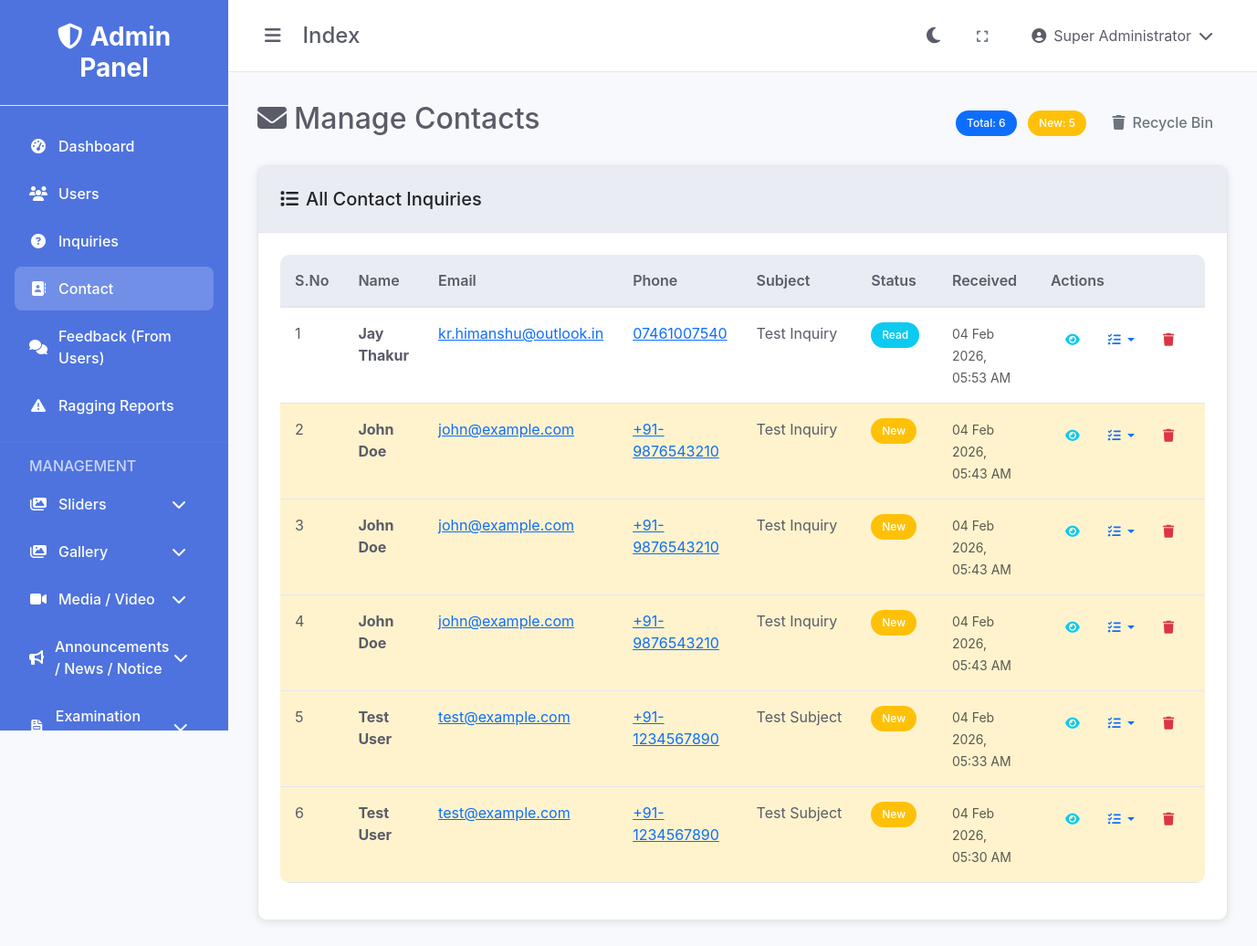
/contact/index.php (signed in), run on the app's committed database.
### tables this page shows
CREATE TABLE IF NOT EXISTS `contacts` (
  `id` int(11) NOT NULL AUTO_INCREMENT,
  `name` varchar(100) NOT NULL,
  `email` varchar(100) NOT NULL,
  `phone` varchar(20) DEFAULT NULL,
  `subject` varchar(255) NOT NULL,
  `message` text NOT NULL,
  `status` enum('new','read','replied','closed') DEFAULT 'new',
  `created_at` timestamp NOT NULL DEFAULT CURRENT_TIMESTAMP,
  `updated_at` timestamp NOT NULL DEFAULT CURRENT_TIMESTAMP ON UPDATE CURRENT_TIMESTAMP,
  PRIMARY KEY (`id`),
  KEY `idx_contacts_status` (`status`)
);

### includes/functions.php (called while the page is built, shortened)
<?php
function getBaseUrl() {
    $protocol = isset($_SERVER['HTTPS']) && $_SERVER['HTTPS'] === 'on' ? 'https' : 'http';
    $host = $_SERVER['HTTP_HOST'];
    $scriptPath = $_SERVER['SCRIPT_NAME'];
    $adminPanelPos = strpos($scriptPath, '/control-dashboard');
    if ($adminPanelPos !== false) {
        $basePath = substr($scriptPath, 0, $adminPanelPos + strlen('/control-dashboard'));
        $path = substr($basePath, 0, $adminPanelPos);
    } else {
        $path = '';
    }
    return $protocol . '://' . $host . $path;
}
function getAssetUrl($path = '') {
    $baseUrl = getBaseUrl();
    $adminPath = '/control-dashboard';
    $path = ltrim($path, '/');
    return $baseUrl . $adminPath . '/assets/' . $path;
}
function formatDate($date) {
    return date('d M Y, h:i A', strtotime($date));
}
?>

### contact/index.php (the view, shortened to what this page needs)
<?php
require_once '../config/database.php';
require_once '../includes/functions.php';
$page = isset($_GET['page']) ? (int)$_GET['page'] : 1;
$limit = 20;
$offset = ($page - 1) * $limit;
$sql = "SELECT * FROM contacts ORDER BY created_at DESC LIMIT ? OFFSET ?";
$stmt = $conn->prepare($sql);
$stmt->bind_param("ii", $limit, $offset);
$stmt->execute();
$result = $stmt->get_result();
$contacts = $result->fetch_all(MYSQLI_ASSOC);
$count_sql = "SELECT COUNT(*) as total FROM contacts";
$count_result = $conn->query($count_sql);
$total_contacts = $count_result->fetch_assoc()['total'];
$status_sql = "SELECT status, COUNT(*) as count FROM contacts GROUP BY status";
$status_result = $conn->query($status_sql);
$status_counts = [];
while ($row = $status_result->fetch_assoc()) {
    $status_counts[$row['status']] = $row['count'];
}
?>
<!DOCTYPE html>
<html lang="en">
<head>
    <link href="https://cdn.jsdelivr.net/npm/bootstrap@5.3.0/dist/css/bootstrap.min.css" rel="stylesheet">
    <link href="https://cdnjs.cloudflare.com/ajax/libs/font-awesome/6.4.0/css/all.min.css" rel="stylesheet">
    <link href="<?php echo getAssetUrl('css/style.css'); ?>" rel="stylesheet">
</head>
<body data-theme="light">
    <div class="admin-layout">
        <?php include '../includes/sidebar.php'; ?>
        <div class="main-content">
            <?php include '../includes/header.php'; ?>
            <div class="content">
                <div class="d-flex justify-content-between align-items-center mb-4">
                    <h2><i class="fas fa-envelope me-2"></i>Manage Contacts</h2>
                    <div>
                        <span class="badge bg-primary me-2">Total: <?php echo $total_contacts; ?></span>
                        <span class="badge bg-warning me-2">New: <?php echo isset($status_counts['new']) ? $status_counts['new'] : 0; ?></span>
                        <a href="recycle.php" class="btn btn-outline-secondary">
                            <i class="fas fa-trash me-2"></i>Recycle Bin
                        </a>
                    </div>
                </div>
                <div class="card">
                    <div class="card-header">
                        <h5 class="mb-0"><i class="fas fa-list me-2"></i>All Contact Inquiries</h5>
                    </div>
                    <div class="card-body">
                        <?php if (empty($contacts)): ?>
                            <div class="text-center py-5">
                                <i class="fas fa-envelope fa-3x text-muted mb-3"></i>
                                <h5 class="text-muted">No contact inquiries found</h5>
                                <p class="text-muted">Contact inquiries from your website will appear here.</p>
                            </div>
                        <?php else: ?>
                            <div class="table-responsive">
                                <table class="table table-hover">
                                    <thead>
                                        <tr>
                                            <th width="50">S.No</th>
                                            <th>Name</th>
                                            <th>Email</th>
                                            <th>Phone</th>
                                            <th>Subject</th>
                                            <th width="120">Status</th>
                                            <th width="150">Received</th>
                                            <th width="200">Actions</th>
                                        </tr>
                                    </thead>
                                    <tbody>
                                        <?php foreach ($contacts as $index => $contact): ?>
                                            <tr class="<?php echo $contact['status'] == 'new' ? 'table-warning' : ''; ?>">
                                                <td><?php echo $offset + $index + 1; ?></td>
                                                <td>
                                                    <strong><?php echo htmlspecialchars($contact['name']); ?></strong>
                                                </td>
                                                <td>
                                                    <a href="mailto:<?php echo htmlspecialchars($contact['email']); ?>">
                                                        <?php echo htmlspecialchars($contact['email']); ?>
                                                    </a>
                                                </td>
                                                <td>
                                                    <a href="tel:<?php echo htmlspecialchars($contact['phone']); ?>">
                                                        <?php echo htmlspecialchars($contact['phone']); ?>
                                                    </a>
                                                </td>
                                                <td>
                                                    <span class="text-truncate d-inline-block" style="max-width: 200px;"
                                                          title="<?php echo htmlspecialchars($contact['subject']); ?>">
                                                        <?php echo htmlspecialchars($contact['subject']); ?>
                                                    </span>
                                                </td>
                                                <td>
                                                    <?php
                                                    $status_badges = [
                                                        'new' => 'bg-warning',
                                                        'read' => 'bg-info',
                                                        'replied' => 'bg-success',
                                                        'closed' => 'bg-secondary'
                                                    ];
                                                    $badge_class = $status_badges[$contact['status']] ?? 'bg-secondary';
                                                    ?>
                                                    <span class="badge <?php echo $badge_class; ?>">
                                                        <?php echo ucfirst($contact['status']); ?>
                                                    </span>
                                                </td>
                                                <td>
                                                    <small class="text-muted">
                                                        <?php echo formatDate($contact['created_at']); ?>
                                                    </small>
                                                </td>
                                                <td>
                                                    <div class="btn-group" role="group">
                                                        <a href="view.php?id=<?php echo $contact['id']; ?>"
                                                           class="btn btn-sm btn-outline-info"
                                                           title="View Details">
                                                            <i class="fas fa-eye"></i>
                                                        </a>
                                                        <div class="btn-group" role="group">
                                                            <button type="button" class="btn btn-sm btn-outline-primary dropdown-toggle" data-bs-toggle="dropdown" aria-expanded="false">
                                                                <i class="fas fa-tasks"></i>
                                                            </button>
                                                        </div>
                                                        <a href="?delete=<?php echo $contact['id']; ?>"
                                                           class="btn btn-sm btn-outline-danger"
                                                           title="Delete"
                                                           onclick="return confirm('Are you sure you want to delete this contact? It will be moved to recycle bin.')">
                                                            <i class="fas fa-trash"></i>
                                                        </a>
                                                    </div>
                                                </td>
                                            </tr>
                                        <?php endforeach; ?>
                                    </tbody>
                                </table>
                            </div>
                        <?php endif; ?>
                    </div>
                </div>
            </div>
        </div>
    </div>
</body>
</html>

### assets/css/style.css (style rules this page uses)
:root { --primary-color: #4e73df; --secondary-color: #858796; --success-color: #1cc88a; --info-color: #36b9cc; --warning-color: #f6c23e; --danger-color: #e74a3b; --light-color: #f8f9fc; --dark-color: #5a5c69; --sidebar-width: 250px; --header-height: 60px; --transition-speed: 0.3s; }
[data-theme="light"] { --bg-primary: #ffffff; --bg-secondary: #f8f9fc; --bg-tertiary: #eaecf4; --text-primary: #5a5c69; --text-secondary: #858796; --border-color: #e3e6f0; --card-bg: #ffffff; --sidebar-bg: #4e73df; --header-bg: #ffffff; }
* { margin: 0; padding: 0; box-sizing: border-box; }
body { font-family: 'Nunito', -apple-system, BlinkMacSystemFont, 'Segoe UI', Roboto, sans-serif; background-color: var(--bg-secondary); color: var(--text-primary); transition: background-color var(--transition-speed), color var(--transition-speed); }
.admin-layout { display: flex; min-height: 100vh; }
.main-content { flex: 1; margin-left: var(--sidebar-width); transition: margin-left var(--transition-speed); }
.content { padding: 2rem; }
.card { background: var(--card-bg); border: 1px solid var(--border-color); border-radius: 10px; box-shadow: 0 2px 10px rgba(0, 0, 0, 0.1); transition: all 0.3s ease; }
.card-header { background: var(--bg-tertiary); border-bottom: 1px solid var(--border-color); padding: 1.5rem; border-radius: 10px 10px 0 0; }
.card-body { padding: 1.5rem; }
.btn { border-radius: 8px; font-weight: 500; padding: 0.5rem 1rem; transition: all 0.3s ease; border: none; }
.table { background: var(--card-bg); border-radius: 10px; overflow: hidden; }
.table th { background: var(--bg-tertiary); border-bottom: 2px solid var(--border-color); color: var(--text-primary); font-weight: 600; padding: 1rem; }
.table td { padding: 1rem; border-bottom: 1px solid var(--border-color); color: var(--text-primary); }
.badge { padding: 0.5rem 0.75rem; border-radius: 20px; font-weight: 500; }

### data on the page
contacts: index "1", name "Jay Thakur", email "kr.himanshu@outlook.in", phone "07461007540", subject "Test Inquiry", status "Read", created_at "04 Feb 2026, 05:53 AM"
contacts: index "2", name "John Doe", email "john@example.com", phone "+91-9876543210", subject "Test Inquiry", status "New", created_at "04 Feb 2026, 05:43 AM"
contacts: index "3", name "John Doe", email "john@example.com", phone "+91-9876543210", subject "Test Inquiry", status "New", created_at "04 Feb 2026, 05:43 AM"
contacts: index "4", name "John Doe", email "john@example.com", phone "+91-9876543210", subject "Test Inquiry", status "New", created_at "04 Feb 2026, 05:43 AM"
contacts: index "5", name "Test User", email "test@example.com", phone "+91-1234567890", subject "Test Subject", status "New", created_at "04 Feb 2026, 05:33 AM"
contacts: index "6", name "Test User", email "test@example.com", phone "+91-1234567890", subject "Test Subject", status "New", created_at "04 Feb 2026, 05:30 AM"

### other printed values
basename($_SERVER['PHP_SELF'], '.php') "Index"
$_SESSION['full_name'] "Super Administrator"
$total_contacts "6"
$status_counts['new'] "5"
